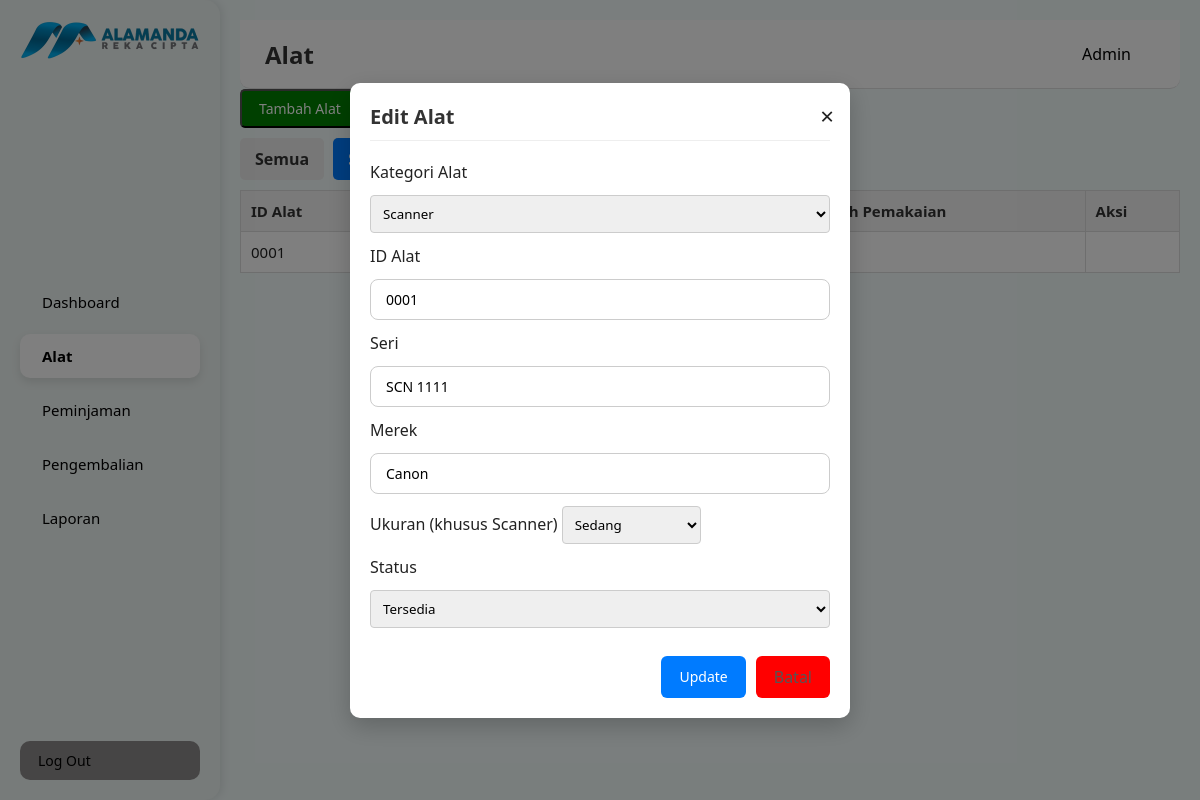
/alat.php?kategori=scanner&edit=0001, run on the app's committed database.
### tables this page shows
CREATE TABLE `alat` (
  `id` int(11) NOT NULL,
  `id_alat` varchar(20) NOT NULL,
  `kategori` enum('scanner','cpu','monitor') NOT NULL,
  `jenis` varchar(100) DEFAULT NULL,
  `merek` varchar(100) DEFAULT NULL,
  `seri` varchar(100) DEFAULT NULL,
  `ukuran` enum('kecil','sedang','besar') DEFAULT NULL,
  `spesifikasi` text DEFAULT NULL,
  `ukuran_inch` decimal(4,1) DEFAULT NULL,
  `resolusi` varchar(50) DEFAULT NULL,
  `lokasi` varchar(100) DEFAULT NULL,
  `status` enum('Tersedia','Dipinjam','Rusak','Dalam Perbaikan','Hilang') NOT NULL DEFAULT 'Tersedia',
  `jumlah_pemakaian` int(11) DEFAULT 0,
  `keterangan` text DEFAULT NULL,
  `tgl_masuk` date DEFAULT NULL
);

### alat.php (the view, shortened to what this page needs)
<?php
include 'koneksi.php';
$kategori = $_GET['kategori'] ?? '';
$edit_mode = false;
$edit_data = [];
if (isset($_GET['edit'])) {
  $edit_id = $_GET['edit'];
  $edit_mode = true;
  $result = mysqli_query($koneksi, "SELECT * FROM alat WHERE id_alat='$edit_id'");
  $edit_data = mysqli_fetch_assoc($result);
}
?>
<!DOCTYPE html>
<html lang="id">
<head>
  <link rel="stylesheet" href="assets/css/style.css">
  <link href="https://cdn.jsdelivr.net/npm/remixicon@3.5.0/fonts/remixicon.css" rel="stylesheet">
</head>
<body>
  <div class="container">
    <?php include 'sidebar.php'; ?>
    <main class="main">
      <?php include 'topbar.php'; ?>
      <div class="content-header">
        <button class="btn-tambah" onclick="openModal()"><i class="ri-add-line"></i> Tambah Alat</button>
      </div>
      <div class="tabs">
        <a href="alat.php" class="tab-button <?= ($kategori === '') ? 'active' : '' ?>">Semua</a>
        <a href="alat.php?kategori=scanner" class="tab-button <?= ($kategori === 'scanner') ? 'active' : '' ?>">Scanner</a>
        <a href="alat.php?kategori=cpu" class="tab-button <?= ($kategori === 'cpu') ? 'active' : '' ?>">CPU</a>
        <a href="alat.php?kategori=monitor" class="tab-button <?= ($kategori === 'monitor') ? 'active' : '' ?>">Monitor</a>
      </div>
      <div class="table-container">
        <?php
          if ($kategori === 'scanner') {
            include 'tabel_scanner.php';
          } elseif ($kategori === 'cpu') {
            include 'tabel_cpu.php';
          } elseif ($kategori === 'monitor') {
            include 'tabel_monitor.php';
          } else {
            include 'table_alatadmin.php';
          }
        ?>
      </div>
    </main>
  </div>
  <div class="modal-overlay" id="formModal">
    <div class="modal-content">
      <div class="modal-header">
        <h3><?= $edit_mode ? 'Edit Alat' : 'Tambah Alat' ?></h3>
        <span class="close-modal" onclick="closeModal()">&times;</span>
      </div>
      <form method="POST" class="form-alat">
        <label>Kategori Alat</label>
        <select name="kategori" id="kategori" required onchange="handleKategoriChange()">
          <option value="scanner" <?= $kategori === 'scanner' ? 'selected' : '' ?>>Scanner</option>
        </select>
        <label>ID Alat</label>
        <input type="text" name="id_alat" required value="<?= $edit_data['id_alat'] ?? '' ?>" <?= $edit_mode ? 'readonly' : '' ?>>
        <label id="label-seri">Seri</label>
        <input type="text" name="seri" id="input-seri" value="<?= $edit_data['seri'] ?? '' ?>">
        <label>Merek</label>
        <input type="text" name="merek" required value="<?= $edit_data['merek'] ?? '' ?>">
        <div id="field-ukuran" class="form-group">
          <label>Ukuran (khusus Scanner)</label>
          <select name="ukuran">
            <option value="sedang" <?= (isset($edit_data['ukuran']) && $edit_data['ukuran'] === 'sedang') ? 'selected' : '' ?>>Sedang</option>
          </select>
        </div>
        <label>Status</label>
        <select name="status" required>
          <?php
          $status_opsi = ['Tersedia', 'Rusak', 'Dalam Perbaikan', 'Hilang'];
          foreach ($status_opsi as $s) {
            $sel = (isset($edit_data['status']) && $edit_data['status'] === $s) ? 'selected' : '';
            echo "<option value='$s' $sel>$s</option>";
          }
          ?>
        </select>
        <div class="modal-actions">
          <button type="submit" name="simpan" class="btn-simpan">
            <i class="ri-save-line"></i> <?= $edit_mode ? 'Update' : 'Simpan' ?>
          </button>
          <?php if ($edit_mode): ?>
            <a href="alat.php?kategori=<?= $kategori ?>" class="btn-batal">Batal</a>
          <?php endif; ?>
        </div>
      </form>
    </div>
  </div>
</body>
</html>

### tabel_scanner.php (shortened to what this page needs)
<?php
include 'koneksi.php';
$query = mysqli_query($koneksi, "SELECT * FROM alat WHERE kategori='scanner' ORDER BY id_alat ASC");
?>
<?php if (mysqli_num_rows($query) > 0): ?>
  <table class="data-table">
    <thead>
      <tr>
        <th>ID Alat</th>
        <th>Seri</th>
        <th>Merek</th>
        <th>Status</th>
        <th>Jumlah Pemakaian</th>
        <th>Aksi</th>
      </tr>
    </thead>
    <tbody>
      <?php while ($data = mysqli_fetch_assoc($query)): ?>
        <tr>
          <td><?= htmlspecialchars($data['id_alat']) ?></td>
          <td><?= htmlspecialchars($data['seri']) ?></td>
          <td><?= htmlspecialchars($data['merek']) ?></td>
          <td><?= htmlspecialchars($data['status']) ?></td>
          <td><?= (int)$data['jumlah_pemakaian'] ?></td>
          <td>
          </td>
        </tr>
      <?php endwhile; ?>
    </tbody>
  </table>
<?php else: ?>
  <p class="text-muted">Tidak ada data scanner yang tersedia.</p>
<?php endif; ?>

### assets/css/style.css (style rules this page uses)
* { margin: 0; padding: 0; box-sizing: border-box; font-family: "Segoe UI", sans-serif; }
body { background: #f4fdfc; color: #222; }
.container { display: flex; min-height: 100vh; }
.main { flex: 1; padding: 20px; }
.tabs { margin-top: 20px; }
.tab-button { padding: 10px 20px; background-color: #eee; margin-right: 5px; text-decoration: none; color: #333; border-radius: 5px; font-weight: bold; }
.tab-button.active { background-color: #3498db; color: #fff; }
.btn-tambah { background-color: #007bff; color: white; padding: 8px 15px; text-decoration: none; border-radius: 5px; font-size: 14px; }
.content-header { display: flex; justify-content: space-between; align-items: center; }
.form-alat { max-width: 500px; margin-top: 20px; display: flex; flex-direction: column; gap: 12px; }
.form-alat input, .form-alat select, .form-alat textarea { padding: 8px; border: 1px solid #ccc; border-radius: 4px; }
.container { display: flex; }
.tabs { margin: 20px 0; }
.tab-button { padding: 10px 15px; text-decoration: none; background: #eee; margin-right: 5px; border-radius: 5px; color: #333; }
.tab-button.active { background: #007bff; color: white; }
.data-table { width: 100%; border-collapse: collapse; margin-top: 20px; }
.data-table th, .data-table td { border: 1px solid #ccc; padding: 10px; }
.btn-tambah { background: green; color: white; padding: 8px 12px; text-decoration: none; border-radius: 5px; }
.content-header { display: flex; justify-content: space-between; align-items: center; margin-bottom: 20px; }
.data-table { width: 100%; border-collapse: separate; border-spacing: 0 10px; font-family: "Segoe UI", sans-serif; font-size: 15px; }
.data-table th { background-color: #f5f5f5; text-align: left; padding: 12px 16px; color: #333; }
.data-table td { background-color: #fff; padding: 12px 16px; vertical-align: middle; border-bottom: 1px solid #eee; }
.data-table th, .data-table td { border: 1px solid #ddd; padding: 10px; text-align: left; }
.data-table th { background-color: #f4f4f4; font-weight: bold; }
.modal-header { display: flex; justify-content: space-between; align-items: center; border-bottom: 1px solid #eee; padding-bottom: 10px; margin-bottom: 20px; }
.modal-header h3 { font-size: 20px; font-weight: 600; color: #333; margin: 0; }
.modal-actions { display: flex; justify-content: flex-end; gap: 10px; margin-top: 20px; }
.btn-simpan { background-color: #007bff; border: none; color: white; padding: 10px 18px; font-size: 14px; border-radius: 6px; cursor: pointer; transition: 0.3s ease; }
.btn-batal { background-color: #ff0000; color: #555; padding: 10px 18px; border-radius: 6px; text-decoration: none; transition: 0.3s ease; }
.modal-overlay { display: none; position: fixed; z-index: 1000; top: 0; left: 0; width: 100%; height: 100%; background-color: rgba(0, 0, 0, 0.5); justify-content: center; align-items: center; }
.modal-content { background: #fff; padding: 2rem; border-radius: 10px; width: 100%; max-width: 500px; position: relative; box-shadow: 0 8px 24px rgba(0, 0, 0, 0.2); }
.close-modal { position: absolute; top: 1rem; right: 1rem; font-size: 1.5rem; cursor: pointer; }
.modal-actions { display: flex; justify-content: flex-end; gap: 10px; margin-top: 1rem; }
input[type="text"], input[type="number"], textarea, input[type="date"] { padding: 10px 15px; border-radius: 8px; border: 1px solid #ccc; width: 100%; font-size: 14px; }

### alat.php (style rules this page uses)
.modal-overlay { display: none; position: fixed; z-index: 9999; top: 0; left: 0; width: 100%; height: 100%; background-color: rgba(0, 0, 0, 0.5); justify-content: center; align-items: center; }
.modal-overlay.show { display: flex; }
.modal-content { background-color: #fff; padding: 20px; border-radius: 10px; width: 500px; max-width: 90%; max-height: 90%; overflow-y: auto; }
.close-modal { cursor: pointer; font-size: 24px; float: right; }

### data on the page
alat: id_alat "0001", seri "SCN 1111", merek "Canon", ukuran "Sedang"

### other printed values
$page_title "Alat"
$_SESSION['username'] "Admin"
form field status "Tersedia"
